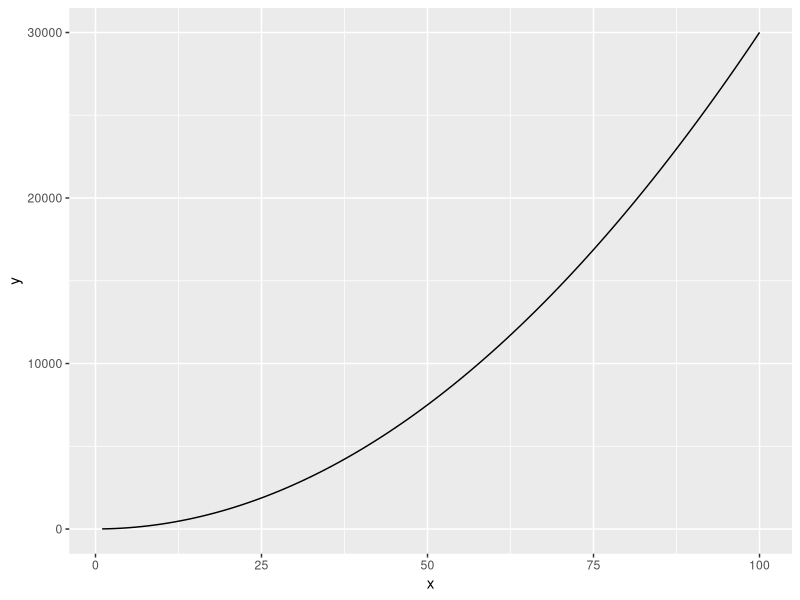
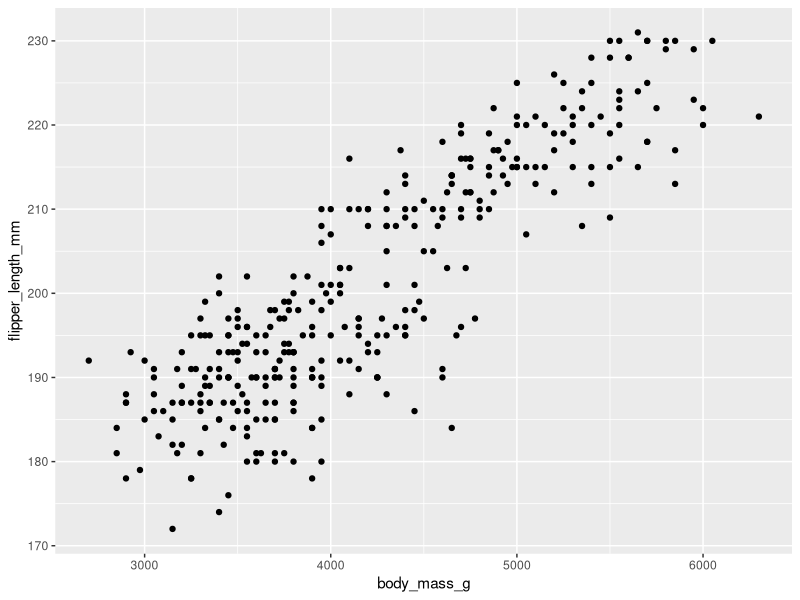

The R script that drew these images, in order:
## ---- chunk 1
library(tidyverse)
library(palmerpenguins)
## ---- chunk 2
fx = function(x){3 * x ^ 2 + 4}

ggplot(data.frame(x = c(1,100)), aes(x = x)) + 
  geom_function(fun = fx)
## ---- chunk 3
fxyz = expression(2 * x * y + 3 * (x ^ 2) * (z ^ 3))

df_dy = D(fxyz, 'y')

df_dz = D(fxyz, 'z')


## ---- chunk 4
ggplot(data = penguins, aes(x = body_mass_g, y = flipper_length_mm)) +
  geom_point()
